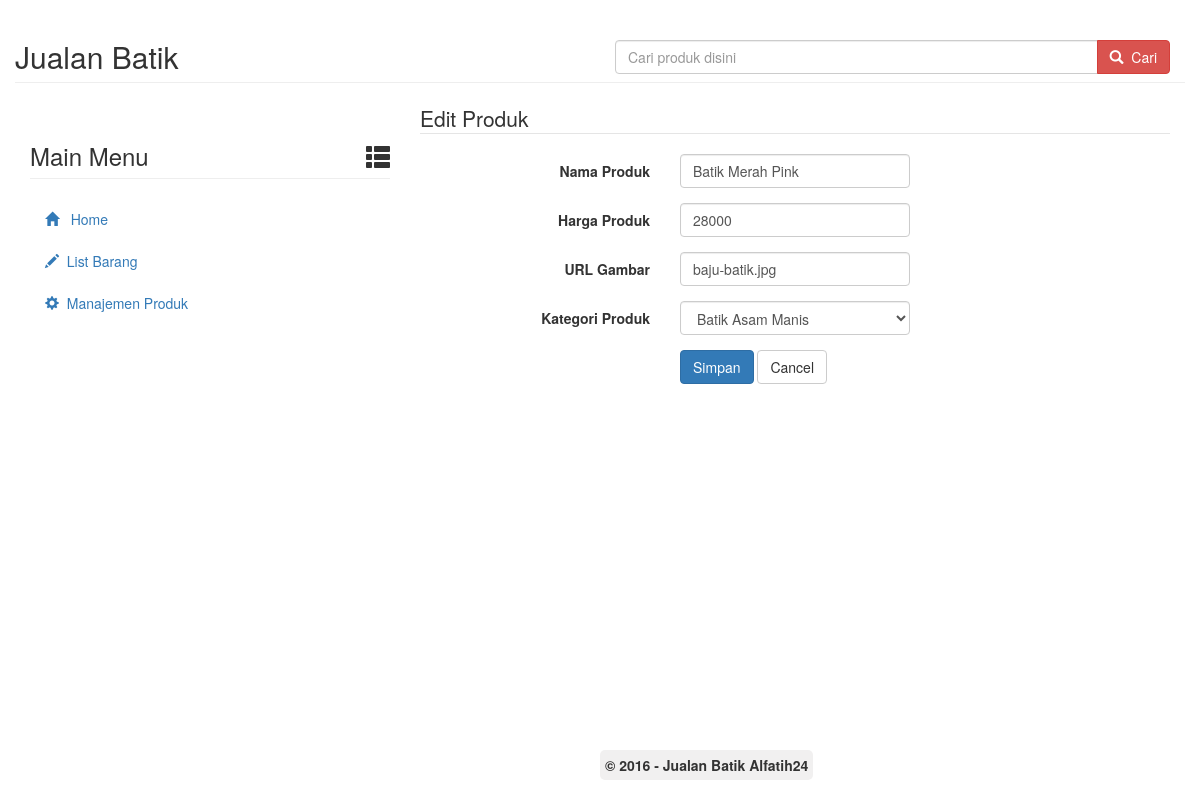
Page /?ur=manajemen_store/edit_produk&idproduk=1 on the committed database.
### tables this page shows
CREATE TABLE IF NOT EXISTS `produk` (
  `id_produk` int(5) NOT NULL,
  `nama_produk` varchar(50) NOT NULL,
  `harga_produk` varchar(10) NOT NULL,
  `kategori_produk` int(5) NOT NULL,
  `gambar_produk` text NOT NULL
);

CREATE TABLE IF NOT EXISTS `all_kategori` (
  `id_kategori` int(5) NOT NULL,
  `nama_kategori` varchar(50) NOT NULL
);

### manajemen_store/edit_produk.php (the view, shortened to what this page needs)
<?php
	$idproduk = $_GET[idproduk];
	$sql = "SELECT produk.*, all_kategori.nama_kategori FROM produk INNER JOIN all_kategori ON produk.kategori_produk=all_kategori.id_kategori WHERE produk.id_produk=$idproduk";
	$exe = mysql_query($sql);
	while($produk=mysql_fetch_array($exe))
	{
?>
<form class="form-horizontal" action="./?ur=manajemen_store/edit_produk&idproduk=<?php echo $idproduk; ?>" method="post">
	<fieldset>
	<legend>Edit Produk</legend>
	<div class="form-group">
	  <label class="col-md-4 control-label" for="namaproduk">Nama Produk</label>
	  <div class="col-md-4">
	  <input id="namaproduk" name="namaproduk" type="text" placeholder="Isi Nama Produk" class="form-control input-md" required="" value="<?php echo $produk[nama_produk]; ?>">
	  </div>
	</div>
	<div class="form-group">
	  <label class="col-md-4 control-label" for="hargaproduk">Harga Produk</label>
	  <div class="col-md-4">
	  <input id="hargaproduk" name="hargaproduk" type="text" placeholder="Isi harga produk" class="form-control input-md" required="" value="<?php echo $produk[harga_produk]; ?>">
	  </div>
	</div>
	<div class="form-group">
	  <label class="col-md-4 control-label" for="urlgambar">URL Gambar</label>
	  <div class="col-md-4">
	  <input id="urlgambar" name="urlgambar" type="text" placeholder="Isi URL Gambar" class="form-control input-md" required="" value="<?php echo $produk[gambar_produk]; ?>">
	  </div>
	</div>
	<div class="form-group">
	  <label class="col-md-4 control-label" for="kategoriproduk">Kategori Produk</label>
	  <div class="col-md-4">
	    <select id="kategoriproduk" name="kategoriproduk" class="form-control">
	      <option value="<?php echo $produk[kategori_produk]; ?>"><?php echo $produk[nama_kategori]; ?></option>
	    </select>
	  </div>
	</div>
	<div class="form-group">
	  <label class="col-md-4 control-label" for="submit"></label>
	  <div class="col-md-8">
	    <button id="submit" name="submit" class="btn btn-primary">Simpan</button>
	    <button id="reset" name="reset" class="btn btn-default">Cancel</button>
	  </div>
	</div>
	</fieldset>
</form>
<?php
	};
?>

### index.php (style rules this page uses)
body { margin-bottom: 60px; }

### rows in the picture
produk: namaproduk "Batik Merah Pink", hargaproduk "28000", urlgambar "baju-batik.jpg", kategoriproduk "Batik Asam Manis"
